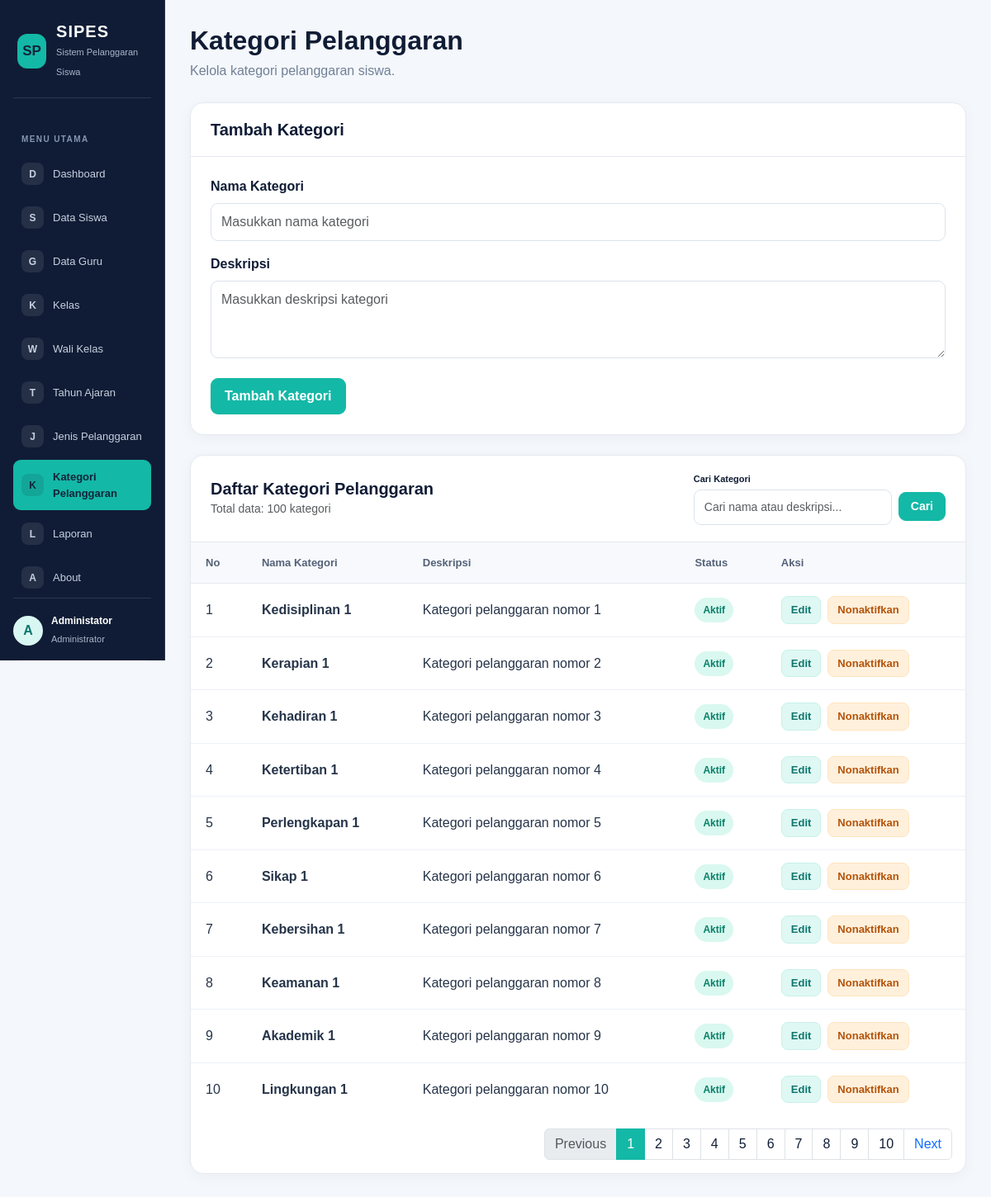
The page /kategori_pelanggaran.php (signed in) on the database its author committed.
### tables this page shows
CREATE TABLE `t_pelanggaran_kategori` (
  `id` int(11) NOT NULL,
  `nama` varchar(100) DEFAULT NULL,
  `deskripsi` text NOT NULL,
  `status_aktif` tinyint(1) NOT NULL,
  `created_at` timestamp NOT NULL DEFAULT current_timestamp(),
  `updated_at` timestamp NOT NULL DEFAULT current_timestamp()
);

### kategori_pelanggaran.php (the view, shortened to what this page needs)
<?php
include 'config/koneksi.php';
$data_edit = null;
$batas = 10;
$halaman_aktif = isset($_GET['page']) ? (int)$_GET['page'] : 1;
$halaman_aktif = ($halaman_aktif < 1) ? 1 : $halaman_aktif;
$mulai = ($halaman_aktif > 1) ? ($halaman_aktif * $batas) - $batas : 0;
$search = isset($_GET['search']) ? trim($_GET['search']) : '';
$where_sql = "";
$query_jml = mysqli_query($koneksi, "SELECT COUNT(*) AS total FROM t_pelanggaran_kategori $where_sql");
$row_jml = mysqli_fetch_assoc($query_jml);
$total_data = $row_jml['total'];
$total_halaman = ceil($total_data / $batas);
$query = mysqli_query(
    $koneksi,
    "SELECT * FROM t_pelanggaran_kategori $where_sql ORDER BY id ASC LIMIT $mulai, $batas"
);
?>
<!DOCTYPE html>
<html lang="id">
<head>
    <link href="https://cdn.jsdelivr.net/npm/bootstrap@5.3.3/dist/css/bootstrap.min.css" rel="stylesheet">
</head>
<body>
<?php include 'includes/sidebar.php'; ?>
<main class="main-content">
    <div class="container-fluid p-0">
        <h2 class="page-title">Kategori Pelanggaran</h2>
        <p class="page-subtitle">Kelola kategori pelanggaran siswa.</p>
        <section class="content-card">
            <div class="card-heading">
                <h5><?= $data_edit ? 'Edit Kategori' : 'Tambah Kategori'; ?></h5>
            </div>
            <div class="card-body-custom">
                <form method="POST" action="<?= $data_edit ? 'kategori_pelanggaran.php?edit=' . (int) $data_edit['id'] : 'kategori_pelanggaran.php'; ?>">
                    <div class="mb-3">
                        <label for="nama" class="form-label">Nama Kategori</label>
                        <input type="text" id="nama" name="nama" class="form-control" maxlength="100" placeholder="Masukkan nama kategori" value="<?= htmlspecialchars($data_edit['nama'] ?? ''); ?>" required>
                    </div>
                    <div class="mb-3">
                        <label for="deskripsi" class="form-label">Deskripsi</label>
                        <textarea id="deskripsi" name="deskripsi" class="form-control" rows="3" placeholder="Masukkan deskripsi kategori"><?= htmlspecialchars($data_edit['deskripsi'] ?? ''); ?></textarea>
                    </div>
                    <div class="d-flex flex-wrap gap-2 mt-4">
                        <?php if ($data_edit): ?>
                            <button type="submit" name="edit" class="btn btn-teal">Simpan Perubahan</button>
                            <a href="kategori_pelanggaran.php" class="btn-cancel">Batal</a>
                        <?php else: ?>
                            <button type="submit" name="tambah" class="btn btn-teal">Tambah Kategori</button>
                        <?php endif; ?>
                    </div>
                </form>
            </div>
        </section>
        <section class="content-card">
            <div class="card-heading d-flex flex-column flex-md-row justify-content-between align-items-md-center gap-3">
                <div>
                    <h5>Daftar Kategori Pelanggaran</h5>
                    <small class="text-muted">Total data: <?= $total_data; ?> kategori</small>
                </div>
                <div>
                    <form method="GET" action="kategori_pelanggaran.php" class="d-flex align-items-center gap-2">
                        <div class="d-flex flex-column">
                            <label class="form-label mb-1" style="font-size: 11px;">Cari Kategori</label>
                            <input type="text" name="search" value="<?= htmlspecialchars($search); ?>" placeholder="Cari nama atau deskripsi..." class="form-control form-control-sm" style="width: 240px;">
                        </div>
                        <div class="d-flex align-items-end" style="margin-top: 19px;">
                            <?php if ($search !== ''): ?>
                                <a href="kategori_pelanggaran.php" class="btn btn-outline-secondary btn-sm" style="padding: 6px 12px; border-radius: 9px;">Reset</a>
                            <?php else: ?>
                                <button type="submit" class="btn btn-teal btn-sm" style="padding: 6px 14px; border-radius: 9px;">Cari</button>
                            <?php endif; ?>
                        </div>
                    </form>
                </div>
            </div>
            <div class="table-responsive">
                <table class="table">
                    <thead>
                        <tr>
                            <th>No</th>
                            <th>Nama Kategori</th>
                            <th>Deskripsi</th>
                            <th>Status</th>
                            <th>Aksi</th>
                        </tr>
                    </thead>
                    <tbody>
                        <?php if ($query && mysqli_num_rows($query) > 0): ?>
                            <?php $no = $mulai + 1; ?>
                            <?php while ($data = mysqli_fetch_assoc($query)): ?>
                                <tr>
                                    <td><?= $no++; ?></td>
                                    <td><strong><?= htmlspecialchars($data['nama'] ?? '-'); ?></strong></td>
                                    <td><?= htmlspecialchars($data['deskripsi'] ?? ''); ?></td>
                                    <td>
                                        <?php if ($data['status_aktif'] == 1): ?>
                                            <span class="badge-active">Aktif</span>
                                        <?php else: ?>
                                            <span class="badge-inactive">Tidak Aktif</span>
                                        <?php endif; ?>
                                    </td>
                                    <td>
                                        <div class="d-flex flex-wrap gap-2">
                                            <a href="kategori_pelanggaran.php?edit=<?= (int) $data['id']; ?>" class="btn-edit">Edit</a>
                                            <?php if ($data['status_aktif'] == 1): ?>
                                                <form method="POST" action="kategori_pelanggaran.php" onsubmit="return confirm('Menonaktifkan kategori ini?')">
                                                    <button type="submit" name="nonaktifkan" class="btn-deactivate">Nonaktifkan</button>
                                                </form>
                                            <?php endif; ?>
                                        </div>
                                    </td>
                                </tr>
                            <?php endwhile; ?>
                        <?php else: ?>
                            <tr>
                                <td colspan="5" class="empty-state">Belum ada data kategori pelanggaran.</td>
                            </tr>
                        <?php endif; ?>
                    </tbody>
                </table>
            </div>
            <?php if ($total_halaman > 1): ?>
                <div class="p-3">
                    <nav>
                        <ul class="pagination justify-content-end mb-0">
                            <li class="page-item <?= ($halaman_aktif <= 1) ? 'disabled' : ''; ?>">
                                <a class="page-link" href="kategori_pelanggaran.php?page=<?= $halaman_aktif - 1; ?><?= $search !== '' ? '&search=' . urlencode($search) : ''; ?>">Previous</a>
                            </li>
                            <?php for ($i = 1; $i <= $total_halaman; $i++): ?>
                                <li class="page-item <?= ($halaman_aktif == $i) ? 'active' : ''; ?>">
                                    <a class="page-link" href="kategori_pelanggaran.php?page=<?= $i; ?><?= $search !== '' ? '&search=' . urlencode($search) : ''; ?>" style="<?= ($halaman_aktif == $i) ? 'background-color: var(--teal); border-color: var(--teal); color: white;' : 'color: var(--navy);'; ?>"><?= $i; ?></a>
                                </li>
                            <?php endfor; ?>
                            <li class="page-item <?= ($halaman_aktif >= $total_halaman) ? 'disabled' : ''; ?>">
                                <a class="page-link" href="kategori_pelanggaran.php?page=<?= $halaman_aktif + 1; ?><?= $search !== '' ? '&search=' . urlencode($search) : ''; ?>">Next</a>
                            </li>
                        </ul>
                    </nav>
                </div>
            <?php endif; ?>
        </section>
    </div>
</main>
</body>
</html>

### kategori_pelanggaran.php (style rules this page uses)
:root { --navy: #101c35; --navy-hover: #20314d; --teal: #14b8a6; --background: #f4f7fb; --text: #263449; --muted: #718096; --border: #e5eaf1; }
body { background: var(--background); color: var(--text); font-family: Arial, sans-serif; min-height: 100vh; }
.main-content { margin-left: 16.666667%; padding: 30px; min-height: 100vh; }
.page-title { color: var(--navy); font-weight: 700; margin-bottom: 6px; }
.page-subtitle { color: var(--muted); margin-bottom: 26px; }
.content-card { background: #fff; border: 1px solid var(--border); border-radius: 16px; box-shadow: 0 4px 18px rgba(16, 28, 53, 0.04); overflow: hidden; margin-bottom: 24px; }
.card-heading { padding: 20px 24px; border-bottom: 1px solid var(--border); }
.card-heading h5 { color: var(--navy); font-weight: 700; margin: 0; }
.card-body-custom { padding: 24px; }
.form-label { font-weight: 600; color: var(--navy); margin-bottom: 8px; }
.form-control { border: 1px solid #dce3ec; border-radius: 9px; padding: 10px 12px; }
.btn-teal { background: var(--teal); border: 1px solid var(--teal); color: #fff; border-radius: 9px; padding: 9px 16px; font-weight: 600; }
.table { margin-bottom: 0; vertical-align: middle; }
.table thead th { background: #f7f9fc; color: #536177; font-size: 13px; font-weight: 700; padding: 15px 18px; border-bottom: 1px solid var(--border); white-space: nowrap; }
.table tbody td { padding: 15px 18px; border-bottom: 1px solid #edf1f6; color: var(--text); }
.table tbody tr:last-child td { border-bottom: none; }
.badge-active { display: inline-block; background: #d9f8ef; color: #087f68; padding: 6px 10px; border-radius: 20px; font-size: 12px; font-weight: 700; }
.btn-edit { background: #dff8f3; color: #0f766e; border: 1px solid #c8f1e9; border-radius: 8px; padding: 6px 11px; font-size: 13px; font-weight: 600; text-decoration: none; display: inline-block; }
.btn-deactivate { background: #fff0dc; color: #b45309; border: 1px solid #ffe4bd; border-radius: 8px; padding: 6px 11px; font-size: 13px; font-weight: 600; cursor: pointer; }

### rows shown on the page
t_pelanggaran_kategori: nama "Kedisiplinan 1", deskripsi "Kategori pelanggaran nomor 1", status_aktif "Aktif"
t_pelanggaran_kategori: nama "Kerapian 1", deskripsi "Kategori pelanggaran nomor 2", status_aktif "Aktif"
t_pelanggaran_kategori: nama "Kehadiran 1", deskripsi "Kategori pelanggaran nomor 3", status_aktif "Aktif"
t_pelanggaran_kategori: nama "Ketertiban 1", deskripsi "Kategori pelanggaran nomor 4", status_aktif "Aktif"
t_pelanggaran_kategori: nama "Perlengkapan 1", deskripsi "Kategori pelanggaran nomor 5", status_aktif "Aktif"
t_pelanggaran_kategori: nama "Sikap 1", deskripsi "Kategori pelanggaran nomor 6", status_aktif "Aktif"
t_pelanggaran_kategori: nama "Kebersihan 1", deskripsi "Kategori pelanggaran nomor 7", status_aktif "Aktif"
t_pelanggaran_kategori: nama "Keamanan 1", deskripsi "Kategori pelanggaran nomor 8", status_aktif "Aktif"
t_pelanggaran_kategori: nama "Akademik 1", deskripsi "Kategori pelanggaran nomor 9", status_aktif "Aktif"
t_pelanggaran_kategori: nama "Lingkungan 1", deskripsi "Kategori pelanggaran nomor 10", status_aktif "Aktif"

### other values the page prints
substr($_SESSION['name'] ?? 'U', 0, 1) "A"
$_SESSION['name'] "Administator"
$total_data "100"
